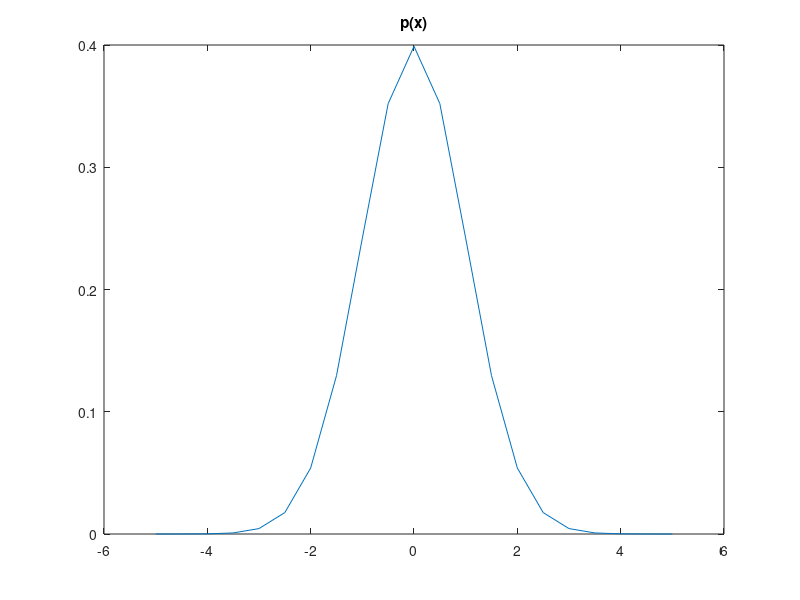

The MATLAB script that drew this image: (Note: this script raises an error after producing the figure.)
 %ME3
 % This scripts shows how to use the function ME_DENS3
 % in the case of the trigonometric moments.
 clear;clf
 xmin=-5; xmax=5; dx=0.5; % define the x axis
 x=[xmin:dx:xmax]';lx=length(x);
 p=(1/sqrt(2*pi))*exp(-.5*(x.*x));% Gaussian distribution
 plot(x,p);title('p(x)')
 %
 M=3;fin=fin3_x(x,M); % Calculate fin(x)
 %
 mu=zeros(M,1); % Calculate mun
 for n=1:M
 mu(n)=dx*sum(fin(:,n).*p);
 end
 %
 w0=2*pi/(xmax-xmin);w=w0*[0:M-1]'; % Define the w axis
 %
 mu=mu(2:M); % Attention : mu(0) is added
 % in ME_DENS3
 [lambda,p,entr]=me_dens3(mu,x);
 disp([mu;lambda;entr(length(entr))]')